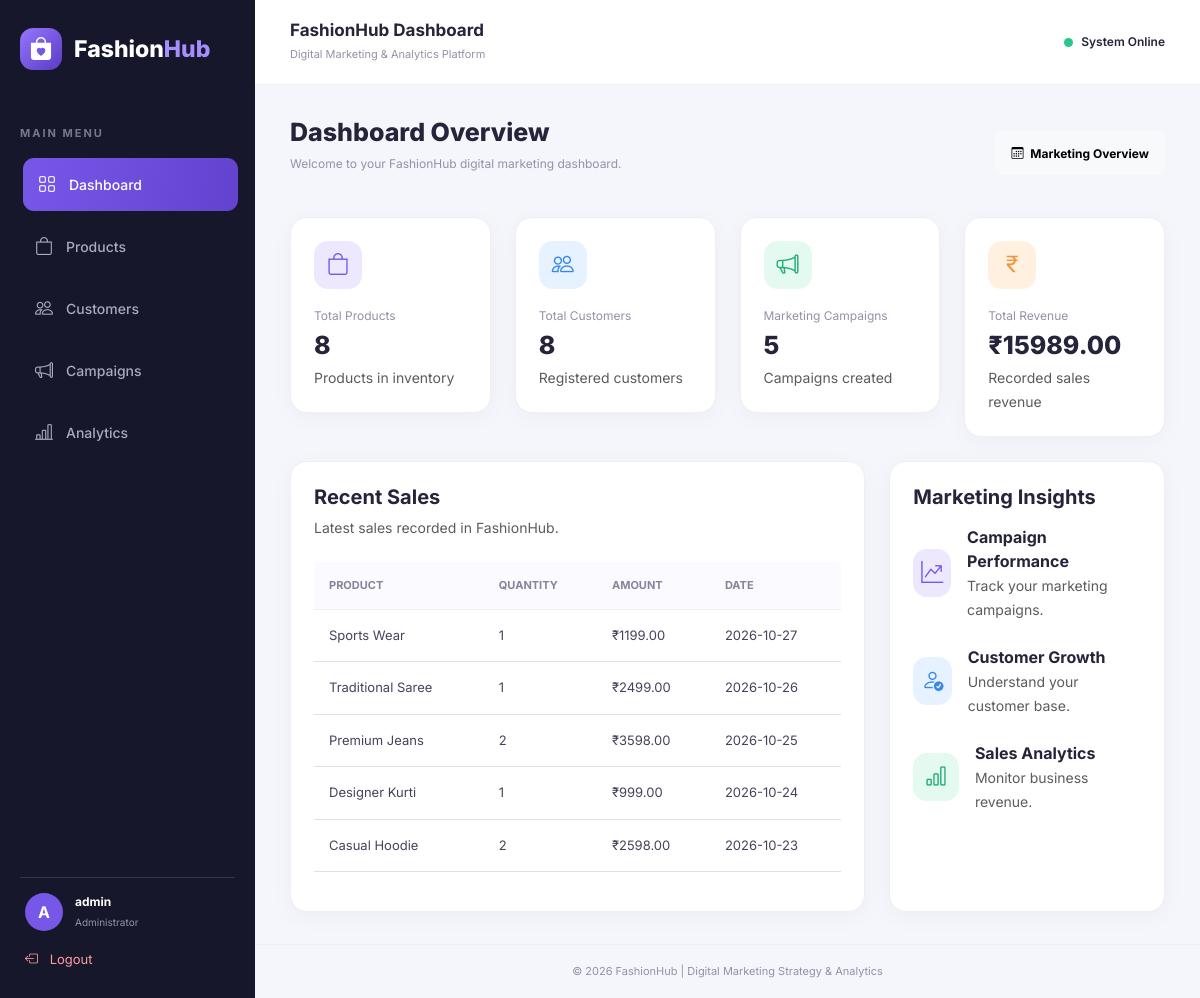
The app's page /dashboard (signed in) with its own data.
### tables this page shows
CREATE TABLE sales (
            id INTEGER PRIMARY KEY AUTOINCREMENT,
            product_id INTEGER,
            customer_id INTEGER,
            quantity INTEGER,
            total_amount REAL,
            sale_date TEXT,
            FOREIGN KEY(product_id) REFERENCES products(id),
            FOREIGN KEY(customer_id) REFERENCES customers(id)
        );

CREATE TABLE products (
            id INTEGER PRIMARY KEY AUTOINCREMENT,
            name TEXT NOT NULL,
            category TEXT,
            price REAL NOT NULL,
            stock INTEGER DEFAULT 0
        );

### app.py (the view)
@app.route("/dashboard")
@login_required
def dashboard():
    connection = get_db_connection()
    products = connection.execute(
        "SELECT COUNT(*) FROM products"
    ).fetchone()[0]
    customers = connection.execute(
        "SELECT COUNT(*) FROM customers"
    ).fetchone()[0]
    campaigns = connection.execute(
        "SELECT COUNT(*) FROM campaigns"
    ).fetchone()[0]
    revenue = connection.execute(
        "SELECT COALESCE(SUM(total_amount), 0) FROM sales"
    ).fetchone()[0]
    recent_sales = connection.execute("""
        SELECT sales.*, products.name AS product_name
        FROM sales
        LEFT JOIN products ON sales.product_id = products.id
        ORDER BY sales.id DESC
        LIMIT 5
    """).fetchall()
    connection.close()
    return render_template(
        "dashboard.html",
        products=products,
        customers=customers,
        campaigns=campaigns,
        revenue=revenue,
        recent_sales=recent_sales
    )

### app.py (called while the page is built)
def login_required(function):
    @wraps(function)
    def wrapper(*args, **kwargs):
        if "user_id" not in session:
            return redirect(url_for("login"))
        return function(*args, **kwargs)
    return wrapper

### database.py (called while the page is built)
def get_db_connection():
    connection = sqlite3.connect(DATABASE)
    connection.row_factory = sqlite3.Row
    return connection

### templates/dashboard.html (shortened to what this page needs)
{% extends "base.html" %}
{% block content %}
<div class="page-heading">
    <div>
        <h2>Dashboard Overview</h2>
        <p>Welcome to your FashionHub digital marketing dashboard.</p>
    </div>
    <span class="badge text-bg-light p-3">
        <i class="bi bi-calendar3 me-1"></i> Marketing Overview
    </span>
</div>
<div class="row g-4 mb-4">
    <div class="col-md-6 col-xl-3">
        <div class="stat-card">
            <div class="stat-icon purple">
                <i class="bi bi-bag"></i>
            </div>
            <p>Total Products</p>
            <h3>{{ products }}</h3>
            <small class="text-muted">Products in inventory</small>
        </div>
    </div>
    <div class="col-md-6 col-xl-3">
        <div class="stat-card">
            <div class="stat-icon blue">
                <i class="bi bi-people"></i>
            </div>
            <p>Total Customers</p>
            <h3>{{ customers }}</h3>
            <small class="text-muted">Registered customers</small>
        </div>
    </div>
    <div class="col-md-6 col-xl-3">
        <div class="stat-card">
            <div class="stat-icon green">
                <i class="bi bi-megaphone"></i>
            </div>
            <p>Marketing Campaigns</p>
            <h3>{{ campaigns }}</h3>
            <small class="text-muted">Campaigns created</small>
        </div>
    </div>
    <div class="col-md-6 col-xl-3">
        <div class="stat-card">
            <div class="stat-icon orange">
                <i class="bi bi-currency-rupee"></i>
            </div>
            <p>Total Revenue</p>
            <h3>₹{{ "%.2f"|format(revenue) }}</h3>
            <small class="text-muted">Recorded sales revenue</small>
        </div>
    </div>
</div>
<div class="row g-4">
    <div class="col-lg-8">
        <div class="content-card h-100">
            <h5 class="fw-bold mb-2">Recent Sales</h5>
            <p class="text-muted small mb-4">
                Latest sales recorded in FashionHub.
            </p>
            <div class="table-responsive">
                <table class="table">
                    <thead>
                        <tr>
                            <th>Product</th>
                            <th>Quantity</th>
                            <th>Amount</th>
                            <th>Date</th>
                        </tr>
                    </thead>
                    <tbody>
                        {% for sale in recent_sales %}
                        <tr>
                            <td>{{ sale.product_name or "Product" }}</td>
                            <td>{{ sale.quantity }}</td>
                            <td>₹{{ "%.2f"|format(sale.total_amount or 0) }}</td>
                            <td>{{ sale.sale_date or "-" }}</td>
                        </tr>
                        {% else %}
                        <tr>
                            <td colspan="4" class="text-center text-muted py-4">
                                No sales recorded yet.
                            </td>
                        </tr>
                        {% endfor %}
                    </tbody>
                </table>
            </div>
        </div>
    </div>
    <div class="col-lg-4">
        <div class="content-card h-100">
            <h5 class="fw-bold mb-3">Marketing Insights</h5>
            <div class="d-flex gap-3 align-items-center mb-4">
                <div class="stat-icon purple mb-0">
                    <i class="bi bi-graph-up-arrow"></i>
                </div>
                <div>
                    <strong class="d-block">Campaign Performance</strong>
                    <small class="text-muted">Track your marketing campaigns.</small>
                </div>
            </div>
            <div class="d-flex gap-3 align-items-center mb-4">
                <div class="stat-icon blue mb-0">
                    <i class="bi bi-person-check"></i>
                </div>
                <div>
                    <strong class="d-block">Customer Growth</strong>
                    <small class="text-muted">Understand your customer base.</small>
                </div>
            </div>
            <div class="d-flex gap-3 align-items-center">
                <div class="stat-icon green mb-0">
                    <i class="bi bi-bar-chart"></i>
                </div>
                <div>
                    <strong class="d-block">Sales Analytics</strong>
                    <small class="text-muted">Monitor business revenue.</small>
                </div>
            </div>
        </div>
    </div>
</div>
{% endblock %}

### templates/base.html (shortened to what this page needs)
<!DOCTYPE html>
<html lang="en">
<head>
    <link href="https://cdn.jsdelivr.net/npm/bootstrap@5.3.3/dist/css/bootstrap.min.css" rel="stylesheet">
    <link href="https://cdn.jsdelivr.net/npm/bootstrap-icons@1.11.3/font/bootstrap-icons.min.css" rel="stylesheet">
    <link rel="stylesheet" href="{{ url_for('static', filename='css/style.css') }}">
</head>
<body>
{% if session.get('user_id') %}
<div class="app-layout">
    <aside class="sidebar">
        <div class="brand">
            <div class="brand-icon">
                <i class="bi bi-bag-heart-fill"></i>
            </div>
            <span>Fashion<span class="brand-highlight">Hub</span></span>
        </div>
        <p class="menu-label">MAIN MENU</p>
        <nav class="nav-menu">
            <a href="{{ url_for('dashboard') }}"
               class="nav-link {% if request.endpoint == 'dashboard' %}active{% endif %}">
                <i class="bi bi-grid"></i>
                Dashboard
            </a>
            <a href="{{ url_for('products') }}"
               class="nav-link {% if request.endpoint == 'products' %}active{% endif %}">
                <i class="bi bi-bag"></i>
                Products
            </a>
            <a href="{{ url_for('customers') }}"
               class="nav-link {% if request.endpoint == 'customers' %}active{% endif %}">
                <i class="bi bi-people"></i>
                Customers
            </a>
            <a href="{{ url_for('campaigns') }}"
               class="nav-link {% if request.endpoint == 'campaigns' %}active{% endif %}">
                <i class="bi bi-megaphone"></i>
                Campaigns
            </a>
            <a href="{{ url_for('analytics') }}"
               class="nav-link {% if request.endpoint == 'analytics' %}active{% endif %}">
                <i class="bi bi-bar-chart-line"></i>
                Analytics
            </a>
        </nav>
        <div class="sidebar-bottom">
            <div class="admin-info">
                <div class="admin-avatar">
                    {{ session.get('username', 'A')[0]|upper }}
                </div>
                <div>
                    <strong>{{ session.get('username', 'Admin') }}</strong>
                    <small>Administrator</small>
                </div>
            </div>
            <a href="{{ url_for('logout') }}" class="logout-link">
                <i class="bi bi-box-arrow-left me-2"></i>
                Logout
            </a>
        </div>
    </aside>
    <main class="main-content">
        <header class="topbar">
            <div>
                <h5>FashionHub Dashboard</h5>
                <small>Digital Marketing & Analytics Platform</small>
            </div>
            <div class="topbar-right">
                <span class="online-dot"></span>
                System Online
            </div>
        </header>
        <section class="page-content">
            {% block content %}
            {% endblock %}
        </section>
        <footer class="footer">
            © 2026 FashionHub | Digital Marketing Strategy & Analytics
        </footer>
    </main>
</div>
{% else %}
    {% block login_content %}
    {% endblock %}
{% endif %}
</body>
</html>

### static/css/style.css (style rules this page uses)
:root { --primary: #7657e8; --primary-dark: #5b3bc4; --background: #f5f6fb; --sidebar: #17172b; --text: #25243a; --muted: #9292a8; --white: #ffffff; }
* { margin: 0; padding: 0; box-sizing: border-box; }
body { font-family: 'Inter', sans-serif; background: var(--background); color: var(--text); }
.app-layout { display: flex; min-height: 100vh; }
.sidebar { width: 255px; min-height: 100vh; background: var(--sidebar); color: white; padding: 28px 20px; display: flex; flex-direction: column; flex-shrink: 0; }
.brand { display: flex; align-items: center; gap: 12px; font-size: 23px; font-weight: 800; margin-bottom: 55px; }
.brand-icon { width: 42px; height: 42px; background: linear-gradient(135deg, #9476ff, #5b3bc4); display: grid; place-items: center; border-radius: 13px; }
.brand-highlight { color: #a68eff; }
.menu-label { color: #77768f; font-size: 11px; font-weight: 700; letter-spacing: 2px; margin-bottom: 16px; }
.nav-menu { display: flex; flex-direction: column; gap: 9px; }
.nav-link { color: #aaa9c0; padding: 13px 15px; border-radius: 11px; display: flex; align-items: center; gap: 13px; text-decoration: none; font-size: 14px; font-weight: 500; transition: .25s; }
.nav-link:hover, .nav-link.active { color: white; background: linear-gradient(100deg, #7657e8, #6243d0); transform: translateX(3px); }
.nav-link i { font-size: 18px; }
.sidebar-bottom { margin-top: auto; }
.admin-info { display: flex; align-items: center; gap: 12px; padding: 15px 5px; border-top: 1px solid #34334a; }
.admin-avatar { width: 38px; height: 38px; display: grid; place-items: center; border-radius: 50%; background: #7657e8; font-weight: 700; }
.admin-info strong, .admin-info small { display: block; }
.admin-info strong { font-size: 12px; }
.admin-info small { font-size: 10px; color: #9292a8; margin-top: 4px; }
.logout-link { color: #ff9b9b; text-decoration: none; font-size: 13px; padding: 12px 5px; }
.main-content { flex: 1; min-width: 0; }
.topbar { height: 85px; background: white; padding: 15px 35px; display: flex; align-items: center; justify-content: space-between; border-bottom: 1px solid #eeeeF5; }
.topbar h5 { font-size: 17px; font-weight: 700; margin: 0; }
.topbar small { color: var(--muted); font-size: 11px; }
.topbar-right { font-size: 12px; font-weight: 600; display: flex; align-items: center; gap: 8px; }
.online-dot { width: 9px; height: 9px; background: #27c88a; border-radius: 50%; }
.page-content { padding: 32px 35px; min-height: calc(100vh - 140px); }
.footer { padding: 18px 35px; text-align: center; color: var(--muted); font-size: 11px; border-top: 1px solid #eeeeF5; }
.page-heading { display: flex; justify-content: space-between; align-items: center; margin-bottom: 28px; gap: 15px; }
.page-heading h2 { font-size: 25px; font-weight: 800; }
.page-heading p { font-size: 12px; color: var(--muted); margin-top: 7px; }
.stat-card, .content-card, .chart-card { background: white; border: 1px solid #eeeef5; border-radius: 17px; padding: 23px; box-shadow: 0 5px 25px rgba(40, 35, 80, .035); }
.stat-card { transition: .25s; }
.stat-icon { width: 48px; height: 48px; display: grid; place-items: center; border-radius: 14px; font-size: 22px; margin-bottom: 18px; }
.stat-icon.purple { background: #eee8ff; color: #7657e8; }
.stat-icon.blue { background: #e6f2ff; color: #3988e8; }
.stat-icon.green { background: #e4f9ef; color: #20ad75; }
.stat-icon.orange { background: #fff0df; color: #ed963e; }
.stat-card h3 { font-size: 25px; font-weight: 800; margin: 5px 0; }
.stat-card p { font-size: 12px; color: var(--muted); margin: 0; }
.table { font-size: 13px; vertical-align: middle; }
.table thead th { color: #85849b; font-size: 11px; font-weight: 700; text-transform: uppercase; background: #fafaff; padding: 15px; border-bottom: 1px solid #eeeef5; }
.table tbody td { padding: 16px 15px; color: #45445b; }

### records on screen
sales: name "Sports Wear", quantity "1", total_amount "1199.00", sale_date "2026-10-27"
sales: name "Traditional Saree", quantity "1", total_amount "2499.00", sale_date "2026-10-26"
sales: name "Premium Jeans", quantity "2", total_amount "3598.00", sale_date "2026-10-25"
sales: name "Designer Kurti", quantity "1", total_amount "999.00", sale_date "2026-10-24"
sales: name "Casual Hoodie", quantity "2", total_amount "2598.00", sale_date "2026-10-23"

### other values on screen
{{ session.get('username', 'A')[0]|upper }} "A"
{{ session.get('username', 'Admin') }} "admin"
{{ products }} "8"
{{ customers }} "8"
{{ campaigns }} "5"
{{ "%.2f"|format(revenue) }} "15989.00"
